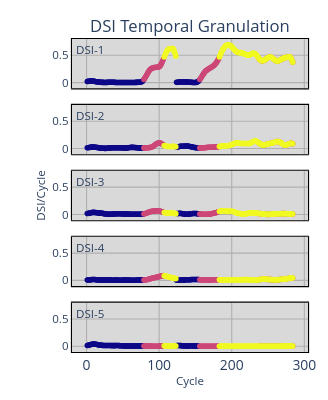

Here is the notebook cell this chart was saved with:
### Code cell
brngs = [f'B1_{i+1}' for i in range(5)]
brngs = ['B1_1','B1_2','B1_3','B1_4','B1_5','B2_1','B2_2','B2_4',][:2]
paths = [f'Dataset\DSIR1n\{brng}.csv' for brng in brngs]
DSIs = [pd.read_csv(path) for path in paths]
#DSIs = [DSI.drop(["FTF"], axis=1) for DSI in DSIs]
ftrs = len(DSIs[0].columns)

teda=AutoCloud(m=1.9625,nI=nI,nR=nR,nO=nO,ηS=[N1,N2,N3],act=act,
               tau=τ,eol=EOL,ref=ref,wtaG=WTAG,wtaP=WTAP,feedback=FEEDBACK,mO=mO,
               rho=RHO,lam=LAM,intr_state=INTR_STATE,
               rho_dyn=RHO_DYN,rho_eta=RHO_ETA,rho_T=RHO_T,rho_beta=RHO_BETA,rho_min=RHO_MIN,rho_max=RHO_MAX,
               rls_mode='pol',nf_rls=3,ff_rls=0.9,dt_rls=1e3,
               )
w = 1
for DSI in DSIs: 
    teda.SimGranulation(WindowDSI(DSI,w))

print(f"HI (HI_Granularity): cov={teda.cov:.3f} | sp={teda.sp:.3f} | V=média(cov*sp)={teda.V:.4f} | Vsum={teda.Vsum:.4f}")
PlotSimulation(teda=teda,mode='ply',xi=10, yf=100,ftrs=ftrs,dsi_mode='hide')
